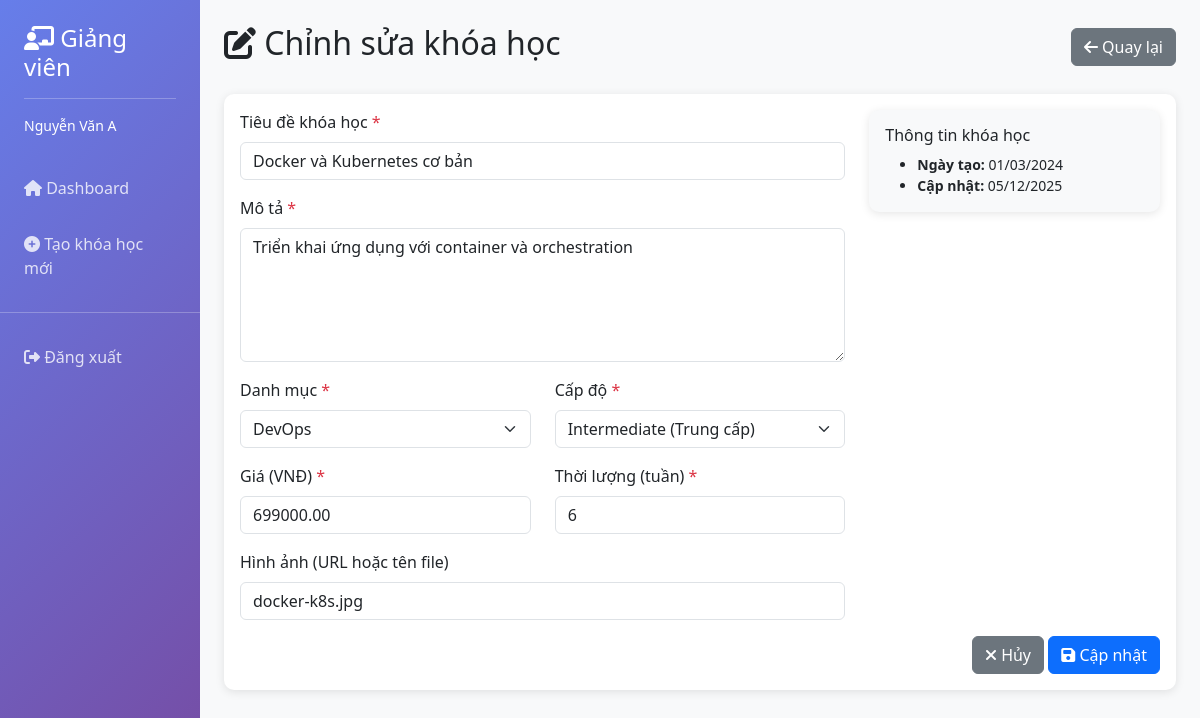
Page /controllers/TeacherController.php?action=edit_course&id=5 (signed in) on the committed database.
### tables this page shows
CREATE TABLE courses
    (
        id             INT PRIMARY KEY AUTO_INCREMENT,
        title          VARCHAR(255) NOT NULL,
        description    TEXT,
        instructor_id  INT          NOT NULL,
        category_id    INT          NOT NULL,
        price          DECIMAL(10, 2) DEFAULT 0.00,
        duration_weeks INT,
        level          VARCHAR(50),
        image VARCHAR(255),
        created_at     DATETIME       DEFAULT CURRENT_TIMESTAMP,
        updated_at     DATETIME       DEFAULT CURRENT_TIMESTAMP ON UPDATE CURRENT_TIMESTAMP,
        FOREIGN KEY (instructor_id) REFERENCES users (id) ON DELETE CASCADE,
        FOREIGN KEY (category_id) REFERENCES categories (id) ON DELETE CASCADE
    );

CREATE TABLE categories
    (
        id          INT PRIMARY KEY AUTO_INCREMENT,
        name        VARCHAR(255) NOT NULL,
        description TEXT,
        created_at  DATETIME DEFAULT CURRENT_TIMESTAMP
    );

### config/ConnectDb.php (called while the page is built)
<?php
class ConnectDb
{
    private $host = "127.0.0.1";
    private $db = "btth02_cnweb";
    private $user = "root";
    private $password = "";
    private $charset = "utf8mb4";
    private $pdo;
    public function __construct()
    {
        $dsn = "mysql:host={$this->host};dbname={$this->db};charset={$this->charset}";
        try {
            $this->pdo = new PDO($dsn, $this->user, $this->password);
            $this->pdo->setAttribute(PDO::ATTR_ERRMODE, PDO::ERRMODE_EXCEPTION);
        } catch (PDOException $e) {
            echo "Connection failed: " . $e->getMessage();
        }
    }
    public function getConnection()
    {
        return $this->pdo;
    }
}

### config/CourseDB.php (called while the page is built, shortened)
<?php
require_once "../config/ConnectDb.php";
class CourseManager {
    private $pdo;
    public function __construct(ConnectDb $db) {
        $this->pdo = $db->getConnection();
    }
    public function getCourseById($id) {
        $sql = "SELECT * FROM courses WHERE id = :id";
        $stmt = $this->pdo->prepare($sql);
        $stmt->execute([':id' => $id]);
        return $stmt->fetch(PDO::FETCH_ASSOC);
    }
}

### config/CategoryDB.php (called while the page is built, shortened)
<?php
require_once '../config/ConnectDb.php';
class CategoryManager
{
    private $pdo;
    public function __construct(ConnectDb $db) {
        $this->pdo = $db->getConnection();
    }
    public function getAllCategories() {
        $sql = "SELECT * FROM categories";
        $stmt = $this->pdo->query($sql);
        return $stmt->fetchAll(PDO::FETCH_ASSOC);
    }
}

### views/teacher/edit_course.php (the view, shortened to what this page needs)
<!DOCTYPE html>
<html lang="vi">
<head>
    <link href="https://cdn.jsdelivr.net/npm/bootstrap@5.3.0/dist/css/bootstrap.min.css" rel="stylesheet">
    <link href="https://cdnjs.cloudflare.com/ajax/libs/font-awesome/6.4.0/css/all.min.css" rel="stylesheet">
</head>
<body>
<div class="container-fluid">
    <div class="row">
        <div class="col-md-2 sidebar p-0">
            <div class="p-4">
                <h4><i class="fas fa-chalkboard-teacher"></i> Giảng viên</h4>
                <hr class="bg-white">
                <p class="small mb-0"><?= htmlspecialchars($teacher_name) ?></p>
            </div>
            <nav class="nav flex-column">
                <a class="nav-link" href="<?= BASE_URL ?>controllers/TeacherController.php">
                    <i class="fas fa-home"></i> Dashboard
                </a>
                <a class="nav-link" href="<?= BASE_URL ?>controllers/TeacherController.php?action=create_course">
                    <i class="fas fa-plus-circle"></i> Tạo khóa học mới
                </a>
                <hr class="bg-white">
                <a class="nav-link" href="<?= BASE_URL ?>">
                    <i class="fas fa-sign-out-alt"></i> Đăng xuất
                </a>
            </nav>
        </div>
        <div class="col-md-10 p-4">
            <div class="d-flex justify-content-between align-items-center mb-4">
                <h2><i class="fas fa-edit"></i> Chỉnh sửa khóa học</h2>
                <a href="<?= BASE_URL ?>controllers/TeacherController.php" class="btn btn-secondary">
                    <i class="fas fa-arrow-left"></i> Quay lại
                </a>
            </div>
            <div class="card">
                <div class="card-body">
                    <form method="POST" action="<?= BASE_URL ?>controllers/TeacherController.php?action=edit_course&id=<?= $course['id'] ?>">
                        <div class="row">
                            <div class="col-md-8">
                                <div class="mb-3">
                                    <label class="form-label">Tiêu đề khóa học <span class="text-danger">*</span></label>
                                    <input type="text" name="title" class="form-control" value="<?= htmlspecialchars($course['title']) ?>" required>
                                </div>
                                <div class="mb-3">
                                    <label class="form-label">Mô tả <span class="text-danger">*</span></label>
                                    <textarea name="description" class="form-control" rows="5" required><?= htmlspecialchars($course['description']) ?></textarea>
                                </div>
                                <div class="row">
                                    <div class="col-md-6 mb-3">
                                        <label class="form-label">Danh mục <span class="text-danger">*</span></label>
                                        <select name="category_id" class="form-select" required>
                                            <?php foreach ($categories as $cat): ?>
                                                <option value="<?= $cat['id'] ?>" <?= $cat['id'] == $course['category_id'] ? 'selected' : '' ?>>
                                                    <?= htmlspecialchars($cat['name']) ?>
                                                </option>
                                            <?php endforeach; ?>
                                        </select>
                                    </div>
                                    <div class="col-md-6 mb-3">
                                        <label class="form-label">Cấp độ <span class="text-danger">*</span></label>
                                        <select name="level" class="form-select" required>
                                            <option value="Intermediate" <?= $course['level'] == 'Intermediate' ? 'selected' : '' ?>>Intermediate (Trung cấp)</option>
                                        </select>
                                    </div>
                                </div>
                                <div class="row">
                                    <div class="col-md-6 mb-3">
                                        <label class="form-label">Giá (VNĐ) <span class="text-danger">*</span></label>
                                        <input type="number" name="price" class="form-control" min="0" step="1000" value="<?= $course['price'] ?>" required>
                                    </div>
                                    <div class="col-md-6 mb-3">
                                        <label class="form-label">Thời lượng (tuần) <span class="text-danger">*</span></label>
                                        <input type="number" name="duration_weeks" class="form-control" min="1" value="<?= $course['duration_weeks'] ?>" required>
                                    </div>
                                </div>
                                <div class="mb-3">
                                    <label class="form-label">Hình ảnh (URL hoặc tên file)</label>
                                    <input type="text" name="image" class="form-control" value="<?= htmlspecialchars($course['image']) ?>">
                                </div>
                            </div>
                            <div class="col-md-4">
                                <div class="card bg-light">
                                    <div class="card-body">
                                        <h6 class="card-title">Thông tin khóa học</h6>
                                        <ul class="small mb-0">
                                            <li><strong>Ngày tạo:</strong> <?= date('d/m/Y', strtotime($course['created_at'])) ?></li>
                                            <li><strong>Cập nhật:</strong> <?= date('d/m/Y', strtotime($course['updated_at'])) ?></li>
                                        </ul>
                                    </div>
                                </div>
                            </div>
                        </div>
                        <div class="text-end">
                            <a href="<?= BASE_URL ?>controllers/TeacherController.php" class="btn btn-secondary">
                                <i class="fas fa-times"></i> Hủy
                            </a>
                            <button type="submit" class="btn btn-primary">
                                <i class="fas fa-save"></i> Cập nhật
                            </button>
                        </div>
                    </form>
                </div>
            </div>
        </div>
    </div>
</div>
</body>
</html>

### views/teacher/edit_course.php (style rules this page uses)
body { background-color: #f8f9fa; }
.sidebar { min-height: 100vh; background: linear-gradient(135deg, #667eea 0%, #764ba2 100%); color: white; }
.sidebar .nav-link { color: rgba(255, 255, 255, 0.8); padding: 1rem 1.5rem; transition: all 0.3s; }
.card { border: none; border-radius: 10px; box-shadow: 0 2px 10px rgba(0, 0, 0, 0.1); }

### rows in the picture
courses: title "Docker và Kubernetes cơ bản", description "Triển khai ứng dụng với container và orchestration", category_id "DevOps", level "Intermediate (Trung cấp)", price "699000.00", duration_weeks "6", image "docker-k8s.jpg", created_at "01/03/2024", updated_at "05/12/2025"

### other values in the picture
$teacher_name "Nguyễn Văn A"
